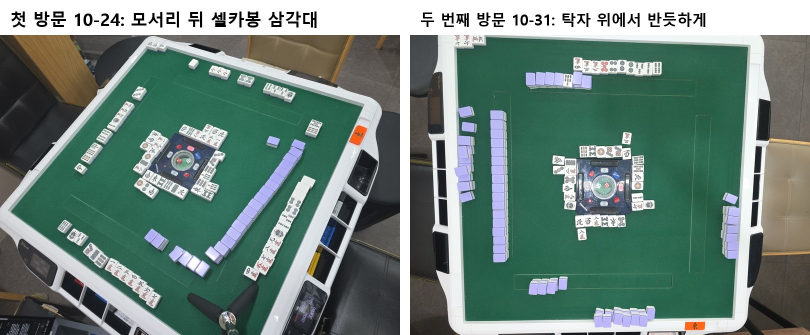
#> input picture docs/images/background/camera_compare.jpg, 1620 x 670 px (shown at 1/2 size)
$ python -i stick_color_free.py   (imports and definitions only)
#> lines starting #> are read from the running program, lines starting #| are printed output that depends on the picture
"""리치봉 홈 판정을 색과 무관하게(파랑·노랑·빨강 봉) — Gemini 없이 픽셀만. 2026-11-10.

매장 리치봉은 파란 막대지만 모자라면 노랑·빨강 봉으로 대신 꽂는다(사용자 11-10). 그래서 색상(hue)이 아니라
"진한 색(채도 높음)의 가늘고 긴 덩어리가 기기 가장자리에 홈 방향으로 누워 있나" 로 본다.
  - 마스크: 채도 S ≥ s_min, 밝기 V ≥ v_min, 펠트 초록(hue 70~170°)은 뺌.
  - 덩어리: 연결 성분, 길이 ≥ 크롭 변의 len_min, 길이/두께 ≥ ratio_min.
  - 자리: 가로로 길면 위/아래(중심 y), 세로로 길면 왼/오른(중심 x). 가장자리 edge 안쪽에 있어야.
버튼(빨강·파랑 마름모·분홍), 주사위 점, LED 는 짧아서 빠진다.

정답 대용 = 같은 크롭의 Gemini `/v2/sticks` 답(captures/*_track/sticks_###.json). 노랑·빨강은 파란 화소의 색상만 돌린 합성.

  python -I experiments/tracking/stick_color_free.py [--dump 틀린 장면 그림 폴더]
"""
import argparse
import colorsys
import glob
import json
import os
import sys

import numpy as np
from PIL import Image
from scipy import ndimage

ROOT = os.path.join(os.path.dirname(os.path.abspath(__file__)), '..', 'visit_20261107', 'captures')
SIDES = ['bottom', 'right', 'top', 'left']


def hsv(arr):
    a = arr.astype(np.float32) / 255.0
    r, g, b = a[..., 0], a[..., 1], a[..., 2]
    mx, mn = a.max(-1), a.min(-1)
    d = mx - mn
    s = np.where(mx > 0, d / np.maximum(mx, 1e-6), 0)
    h = np.zeros_like(mx)
    m = d > 1e-6
    rc = np.where(m & (mx == r), ((g - b) / np.maximum(d, 1e-6)) % 6, 0)
    gc = np.where(m & (mx == g) & (mx != r), (b - r) / np.maximum(d, 1e-6) + 2, 0)
    bc = np.where(m & (mx == b) & (mx != r) & (mx != g), (r - g) / np.maximum(d, 1e-6) + 4, 0)
    h = (rc + gc + bc) * 60.0
    return h, s, mx


# [10 lines left out: function recolor, not called in this run]


def detect(arr, s_min=0.45, v_min=0.25, len_min=0.25, ratio_min=4.0, edge=0.30, debug=False):
    H, W = arr.shape[:2]
    h, s, v = hsv(arr)
    felt = (h >= 70) & (h <= 170)
    mask = (s >= s_min) & (v >= v_min) & ~felt
    mask = ndimage.binary_opening(mask, iterations=1)
    mask = ndimage.binary_closing(mask, iterations=2)
    lab, n = ndimage.label(mask)
    found = {k: False for k in SIDES}
    comps = []
    for i, sl in enumerate(ndimage.find_objects(lab), start=1):
        if sl is None:
            continue
        ys, xs = sl
        hh, ww = ys.stop - ys.start, xs.stop - xs.start
        cy, cx = (ys.start + ys.stop) / 2 / H, (xs.start + xs.stop) / 2 / W
        if ww >= hh:
            ok = ww >= len_min * W and ww / max(hh, 1) >= ratio_min
            side = ('top' if cy < edge else 'bottom' if cy > 1 - edge else None)
        else:
            ok = hh >= len_min * H and hh / max(ww, 1) >= ratio_min
            side = ('left' if cx < edge else 'right' if cx > 1 - edge else None)
        if debug and (ww > 0.1 * W or hh > 0.1 * H):
            comps.append((side, ww, hh, round(cx, 2), round(cy, 2), ok))
        if ok and side:
            found[side] = True
    return (found, comps) if debug else found


# [60 lines left out: functions load, score, main, not called in this run]


# [2 lines not run here, left out]

>>> import cv2
>>> picture = cv2.imread('../../docs/images/background/camera_compare.jpg', cv2.IMREAD_GRAYSCALE)
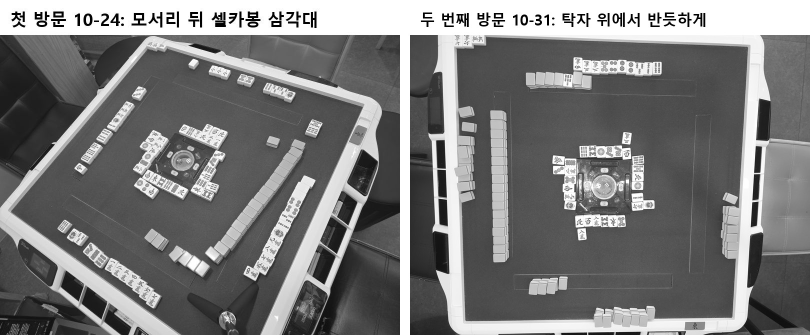
#> picture: shape (670, 1620) (shown at 1/2 size); min 0, max 255, mean 122.1
>>> result = detect(picture)
#> in hsv, `r, g, b = a[..., 0], a[..., 1], a[..., 2]`: r = 670 values, max 1 at index 0, min 0.0627 at index 633, mean 0.33; g = 670 values, max 1 at index 0, min 0.0588 at index 642, mean 0.331; b = 670 values, max 1 at index 0, min 0.0627 at index 633, mean 0.334
#> in hsv, `mx, mn = a.max(-1), a.min(-1)`: mx = 670 values from 1 to 1; mn = 670 values, max 1 at index 0, min 0 at index 23, mean 0.128
#> in hsv, `d = mx - mn`: d = 670 values, max 1 at index 23, min 0 at index 0, mean 0.872
#> in hsv, `s = np.where(mx > 0, d / np.maximum(mx, 1e-6), 0)`: s has the same summary as d
#> in hsv, `rc = np.where(m & (mx == r), ((g - b) / np.maximum(d, 1e-6)) % 6, 0)`: rc = 670 values, max 0.1 at index 69, min 0 at index 0, mean 0.000149
#> in hsv, `gc = np.where(m & (mx == g) & (mx != r), (b - r) / np.maximum(d, 1e-6)..`: gc = 670 values, max 2.1 at index 68, min 0 at index 0, mean 0.00313
#> in hsv, `bc = np.where(m & (mx == b) & (mx != r) & (mx != g), (r - g) / np.maxi..`: bc = 670 values, max 4 at index 65, min 0 at index 0, mean 0.00597
#> in hsv, `h = (rc + gc + bc) * 60.0`: h = 670 values, max 240 at index 65, min 0 at index 0, mean 0.555
#> in detect, `h, s, v = hsv(arr)`: s has the same summary as d in hsv; v = 670 values from 1 to 1
#> in detect, `lab, n = ndimage.label(mask)`: lab = 670 values, max 2 at index 70, min 0 at index 0, mean 1.83; n = 2
#> the loop in detect, `for i, sl in enumerate(ndimage.find_objects(lab), start=1):` made 1 pass
#> i on pass 1: 1
#> after the loop in detect, `for i, sl in enumerate(ndimage.find_objects(lab), start=1):`: comps = []; found = {'bottom': False, 'right': False, 'top': False, 'left': False}
#> (the run stopped early here; a loop or call above may not have finished)
